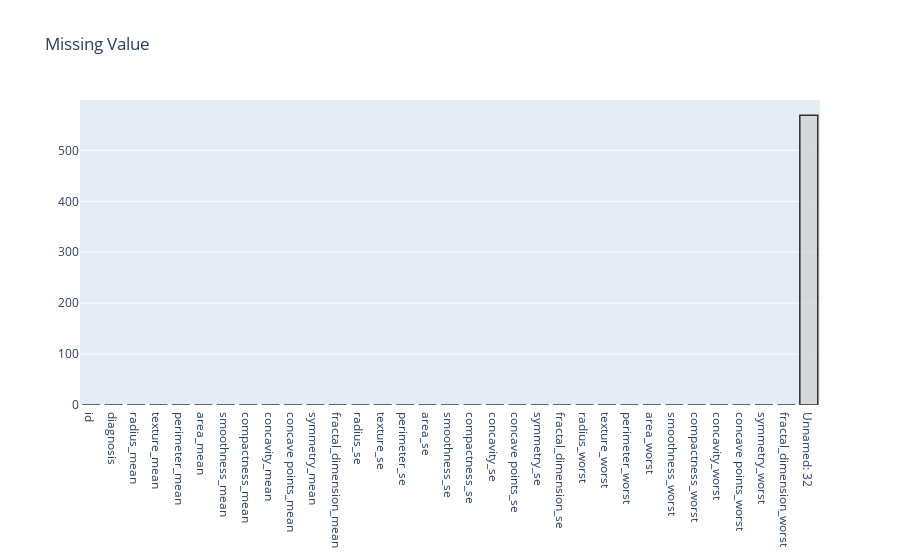

The notebook cell saved with this chart:
### Code cell
trace = go.Bar(
    x=frame.index,
    y=frame['null value'],
    opacity=0.8,
    marker=dict(
        color='lightgrey',
        line=dict(color='#000000', width=1.5)
    )
)

layout = dict(title='Missing Value')

fig = dict(data=[trace], layout=layout)

py.iplot(fig)


# msno.bar(data)
# plt.show()

### Figure 1 — Plotly figure (JSON) as saved in the notebook; plotly's stock layout.template omitted (floating-point values rounded to 4 significant figures)
{"data": [{"marker": {"color": "lightgrey", "line": {"color": "#000000", "width": 1.5}}, "opacity": 0.8, "type": "bar", "x": ["id", "diagnosis", "radius_mean", "texture_mean", "perimeter_mean", "area_mean", "smoothness_mean", "compactness_mean", "concavity_mean", "concave points_mean", "symmetry_mean", "fractal_dimension_mean", "radius_se", "texture_se", "perimeter_se", "area_se", "smoothness_se", "compactness_se", "concavity_se", "concave points_se", "symmetry_se", "fractal_dimension_se", "radius_worst", "texture_worst", "perimeter_worst", "area_worst", "smoothness_worst", "compactness_worst", "concavity_worst", "concave points_worst", "symmetry_worst", "fractal_dimension_worst", "Unnamed: 32"], "y": [0, 0, 0, 0, 0, 0, 0, 0, 0, 0, 0, 0, 0, 0, 0, 0, 0, 0, 0, 0, 0, 0, 0, 0, 0, 0, 0, 0, 0, 0, 0, 0, 569]}], "layout": {"title": {"text": "Missing Value"}}}
